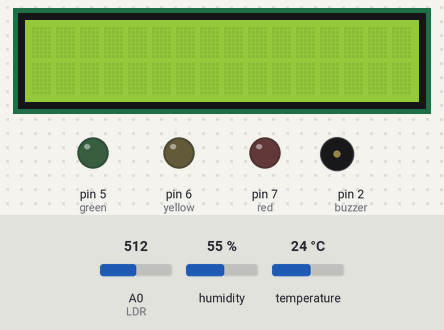
The sketch below on a simulated Arduino Uno, built with avr-gcc and run on an emulated ATmega328P. On the bench: 16×2 character LCD, output pins drawn as LEDs (lit = HIGH), buzzer (waves = sounding). The test bench sets the inputs (shaded band); at power-on: temperature 24 °C, A0 (LDR) = 512, humidity 55 %. What the sketch prints to the serial monitor is not drawn.

Above: at 1.2 s.
1.3 s: temperature set to 11 °C
At 5.8 s:
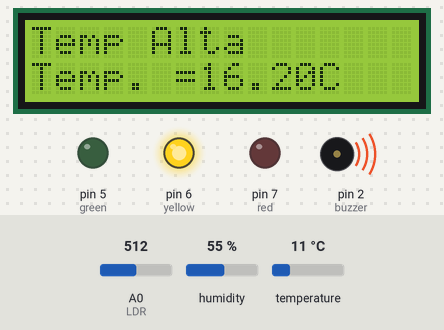
6.5 s: temperature set to 8 °C
At 11.9 s:
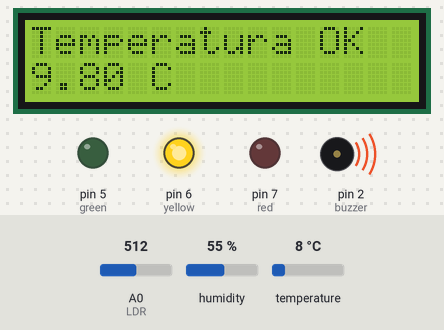
12.5 s: A0 (LDR) set to 716
At 15.9 s:
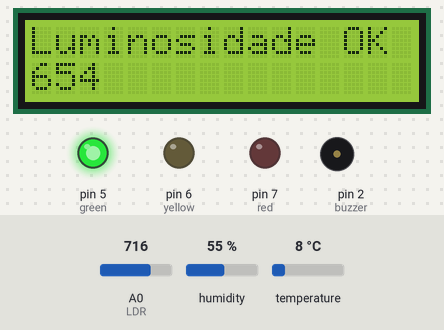
18.5 s: A0 (LDR) set to 900
At 21.1 s:
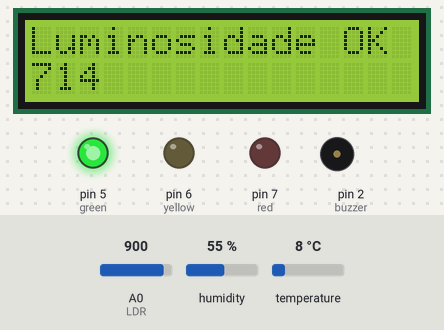
22.8 s: humidity set to 22 %
At 28.2 s:
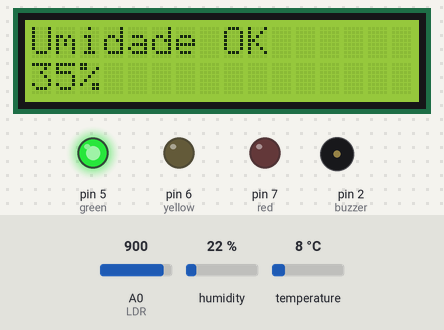
28.8 s: A0 (LDR) set to 1023
At 31.3 s:
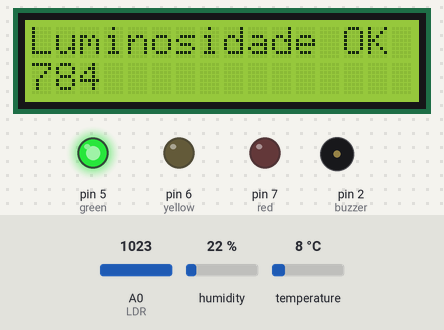
Timing chart, 0 to 32.8 s (numbered marks = the images above; inputs shaded):
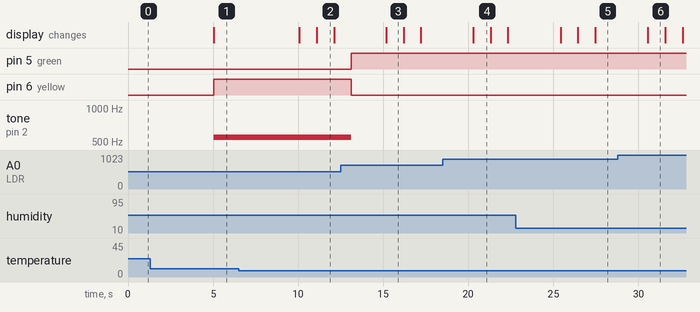

Measured:
- the behaviour switches between 10 and 9 °C on temperature (found by bisection; images 1 and 2)
- after the input at 1.3 s, the display: changes after 3.7 s (image 1)
- what the display in image 2 shows lasts 1.0 s, from 11.1 s to 12.1 s

The sketch:

codeCP2.ino
```cpp
#include <DHT.h>  // Biblioteca para o sensor DHT11

// #include <numeric> // Para usar std::accumulate

#define DHTPIN 3
#define DHTTYPE DHT11

// ------Se o Display for com o I2C
#include <Wire.h> // Biblioteca utilizada para fazer a comunicação com o I2C
#include <LiquidCrystal_I2C.h> // Biblioteca utilizada para fazer a comunicação com o display

#define col 16 // Serve para definir o numero de colunas do display utilizado
#define lin  2 // Serve para definir o numero de linhas do display utilizado
#define ende  0x27 // Serve para definir o endereço do display.

LiquidCrystal_I2C lcd(ende,col,lin); // Chamada da funcação LiquidCrystal para ser usada com o I2C

DHT dht(DHTPIN, DHTTYPE);

const int LDR = A0;
const int buzzer = 2;
const int green = 5;
const int yellow = 6;
const int red = 7;


const int lumOK = 350;
const int lumALERT = 800;


const int tempMIN = 10;
const int tempMAX = 15;
const int umidMIN = 50;
const int umidMAX = 70;

// Arrays para armazenar as últimas 5 leituras
int leiturasLDR[5] = {0};
int leiturasTemp[5] = {0};
int leiturasUmid[5] = {0};
int indice = 0;

unsigned long tempoUltimaMensagem = 0;
unsigned long tempoUltimaLeitura = 0;
unsigned long tempoUltimaExibicao = 0;

const unsigned long intervaloMensagem = 1000;
const unsigned long intervaloLeitura = 1000;
const unsigned long intervaloExibicao = 5000;
const unsigned long duracaoMensagem = 2500;

bool buzzerAtivo = false;

void setup() {
  pinMode(green, OUTPUT);
  pinMode(yellow, OUTPUT);
  pinMode(red, OUTPUT);
  pinMode(buzzer, OUTPUT);

  Serial.begin(9600);
  dht.begin();

  lcd.init(); // Serve para iniciar a comunicação com o display já conectado
  lcd.backlight(); // Serve para ligar a luz do display
  lcd.clear(); // Serve para limpar a tela do display
}

void loop() {
  unsigned long agora = millis();
  int mediaLDR = 0;
  float mediaTemp = 0;
  int mediaUmid = 0;
  int estado = 0;
  int leituraLDR = analogRead(LDR);
  leituraLDR = map(leituraLDR, 0, 1023, 140, 970);
  float temp = dht.readTemperature();
  int umid = dht.readHumidity();

  //Inicia o codigo já tirando as medias dos valores
  if (agora - tempoUltimaLeitura < intervaloLeitura) {
      return;
  }
  tempoUltimaLeitura = agora;
  //Caso tenha algum erro na leitura dos valores
  if (isnan(temp) || isnan(umid)) {
    Serial.println("Erro na leitura do DHT11");
    lcd.clear();
    lcd.setCursor(0,0);
    lcd.print ("Erro na leitura do DHT11");
    return;
  }

  leiturasLDR[indice] = leituraLDR;
  leiturasTemp[indice] = temp;
  leiturasUmid[indice] = umid;
  indice = (indice + 1) % 5;

  // Calcular soma e média:
  int somaLDR = 0;
  float somaTemp = 0;
  int somaUmid = 0;
  for (int i = 0; i < 5; i++) {
    somaLDR += leiturasLDR[i];
    somaTemp += leiturasTemp[i];
    somaUmid += leiturasUmid[i];
  }

  mediaLDR = somaLDR / 5;
  mediaTemp = somaTemp / 5.0;
  mediaUmid = somaUmid / 5;


  if ( agora - tempoUltimaExibicao < intervaloExibicao) {
    return;
  }

  tempoUltimaExibicao = agora;
  Serial.print("Temperatura: "); Serial.println(mediaTemp);
  Serial.print("Umidade: "); Serial.println(mediaUmid);
  Serial.print("Luminosidade:"); Serial.println(mediaLDR);


  //Atenção

  if (mediaLDR >= lumALERT) {
    estado = 2;
    escreveNaTela("Ambiente Muito", "Claro");
  }
  if (mediaUmid < umidMIN) {
    estado = 2;
    escreveNaTela("Umidade Alta", "Umidade ="+String(mediaUmid)+"%");
  }
  if (mediaUmid > umidMAX) {
    estado = 2;
    escreveNaTela("Umidade Alta", "Umidade ="+String(mediaUmid)+"%");
  }

  // Alerta
  if (mediaLDR > lumOK && mediaLDR < lumALERT){
    estado = 1;
    escreveNaTela("Ambiente a meia", "luz");
  }
  if (mediaTemp < tempMIN) {
    estado = 1;
    escreveNaTela("Temp Baixa", "Temp. ="+String(mediaTemp)+"C");
  }
  if (mediaTemp > tempMAX) {
    estado = 1;
    escreveNaTela("Temp Alta", "Temp. ="+String(mediaTemp)+"C");
  }

  // OK
  else{
    estado = 0;

    if((agora - tempoUltimaMensagem) > (intervaloMensagem + duracaoMensagem)){

    //lista de mensagens a serem exibidas quando estiver tudo ok
        String mensagem[] = {"Luminosidade OK", "Temperatura OK", "Umidade OK"};
        String valores[] = {String(mediaLDR), String(mediaTemp) +" C", String(mediaUmid)+"%"};

      for(int i = 0; i < 3; i++ ){
        escreveNaTela(mensagem[i], valores[i]);
        indice = (indice + 1) / 3;
        delay(1000);
      }
    }
    tempoUltimaMensagem = agora;
  }
  defineEstado(estado);
}


void escreveNaTela(String linha1, String linha2) {
    lcd.clear();
    lcd.setCursor(0,0);
    lcd.print(linha1);
    lcd.setCursor(0,1);
    lcd.print(linha2);
}

void defineEstado(int estado) {
  switch (estado) {
      case 0: // OK
        digitalWrite(red, LOW);
        digitalWrite(yellow, LOW);
        digitalWrite(green, HIGH);
        noTone(buzzer);
        break;
      case 1: // Atenção
        digitalWrite(red, LOW);
        digitalWrite(yellow, HIGH);
        digitalWrite(green, LOW);
        tone(buzzer, 550);
        buzzerAtivo = true;
        break;

      case 2: // Alerta
        digitalWrite(red, HIGH);
        digitalWrite(yellow, LOW);
        digitalWrite(green, LOW);
        tone(buzzer, 1000);
        buzzerAtivo = true;
        break;

  }
}
```
